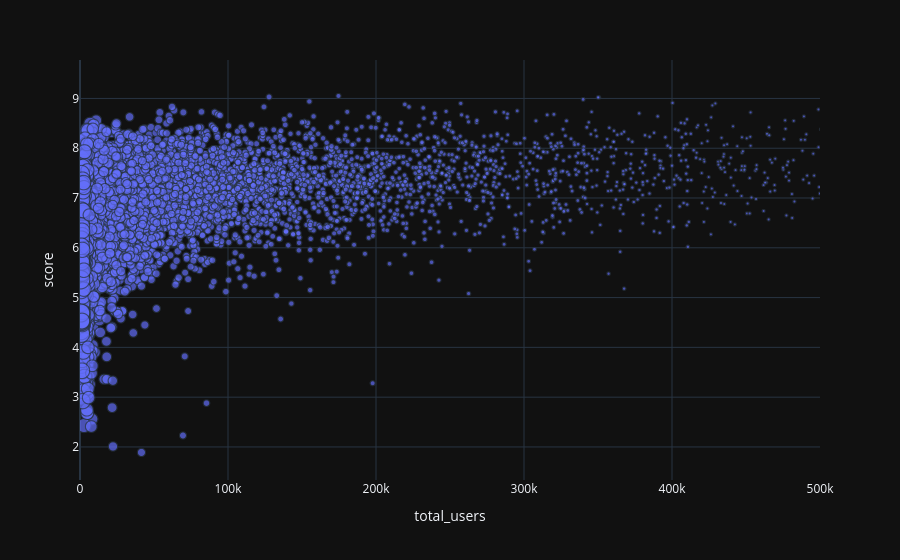

The cell this chart's notebook holds for it:
### Markdown cell above
#### The graph shows us 2 behavior to look at:
1. The correlation between total_users and the score it's almost linear. This makes sense because low scored anime won't have an high number of total users
2. The second behavior looks normal too, where as the total_users grows the dots become smaller, meaning they have an higher position of popularity among the others anime

### Code cell
fig = px.scatter(dfAnime, x = "total_users", y = "score", size = "popularity", hover_name= "title")
fig.update_xaxes(range = [0, 500000])
fig.show()

### Figure 1 — Plotly figure (JSON) as saved in the notebook; plotly's stock layout.template omitted (floating-point values rounded to 4 significant figures; data arrays with more than 128 entries replaced by an {"elided": "..."} marker saying what was removed)
{"data": [{"hovertemplate": "<b>%{hovertext}</b><br><br>total_users=%{x}<br>score=%{y}<br>popularity=%{marker.size}<extra></extra>", "hovertext": {"elided": "14306 str values"}, "legendgroup": "", "marker": {"color": "#636efa", "size": {"elided": "14306 int values"}, "sizemode": "area", "sizeref": 55.59, "symbol": "circle"}, "mode": "markers", "name": "", "showlegend": false, "x": {"elided": "14306 int values"}, "xaxis": "x", "y": {"elided": "14306 float values"}, "yaxis": "y", "type": "scattergl"}], "layout": {"xaxis": {"anchor": "y", "domain": [0.0, 1.0], "title": {"text": "total_users"}, "range": [0, 500000]}, "yaxis": {"anchor": "x", "domain": [0.0, 1.0], "title": {"text": "score"}}, "legend": {"tracegroupgap": 0, "itemsizing": "constant"}, "margin": {"t": 60}}}
